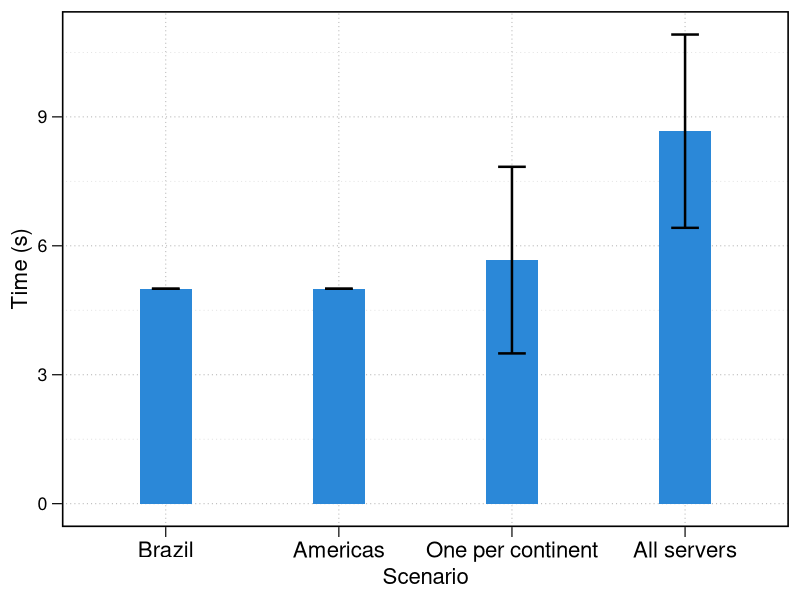
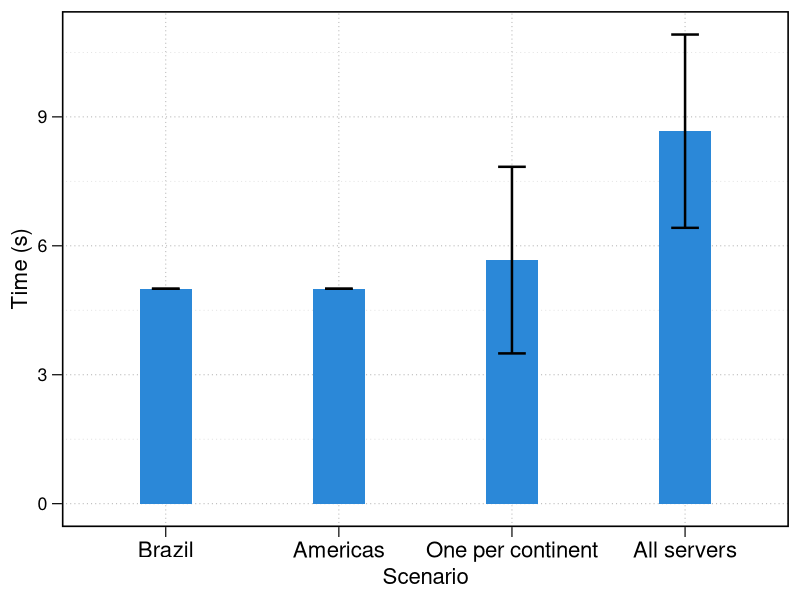

Reproduce these figures in R, in order.
############################################################
# T_closure – Multi-Domain Trust Closure Time
# Adapted to the provided style template (green bars)
############################################################

# ============================
# 1. DATA VECTORS (seconds)
# ============================

brazil <- rep(5, 30)

americas <- rep(5, 30)

one_per_continent <- c(
  15, 10, 10,
  rep(5, 27)
)

all_servers <- c(
  10,10,10,10,10,10,10,10,10,10,
  5,10,5,10,10,10,10,5,10,5,
  10,10,10,5,10,10,5,5,10,5
)

# ============================
# 2. STATISTICS FUNCTION
# ============================

stats <- function(v) {
  c(
    mean = mean(v),
    sd = sd(v),
    median = median(v),
    min = min(v),
    max = max(v),
    n = length(v)
  )
}

# ============================
# 3. COMPUTE STATISTICS
# ============================

df_stats <- data.frame(
  group = c("Brazil", "Americas", "One per continent", "All servers"),
  rbind(
    stats(brazil),
    stats(americas),
    stats(one_per_continent),
    stats(all_servers)
  )
)

# ============================
# 4. PREPARE DATA FOR PLOT
# ============================

library(ggplot2)

df_stats$group <- factor(
  df_stats$group,
  levels = c("Brazil", "Americas", "One per continent", "All servers"),
  labels = c("Brazil", "Americas", "One per continent", "All servers")
)

# ============================
# 5. CREATE PLOT (Y AXIS IN SECONDS)
# ============================

p <- ggplot(df_stats, aes(x = group, y = mean)) +
  geom_col(
    width = 0.3,
    fill = "#2b88d8"
  ) +
  geom_errorbar(
    aes(
      ymin = mean - sd,
      ymax = mean + sd
    ),
    width = 0.16,
    linewidth = 0.85,
    color = "black"
  ) +
  labs(
    x = "Scenario",
    y = "Time (s)"
  ) +
  theme_bw(base_size = 16) +
  theme(
    panel.grid.major = element_line(
      linetype = "dotted",
      linewidth = 0.35,
      color = "grey70"
    ),
    panel.grid.minor = element_line(
      linetype = "dotted",
      linewidth = 0.25,
      color = "grey85"
    ),
    axis.title = element_text(face = "plain"),
    axis.text = element_text(color = "black"),
    axis.text.x = element_text(size = 16, color = "black"),
    axis.ticks = element_line(color = "black", linewidth = 0.4),
    axis.ticks.length = unit(2.5, "mm"),
    panel.border = element_rect(
      color = "black",
      linewidth = 1.1
    ),
    legend.position = "none"
  )

print(p)

# ============================
# 6. SAVE PLOT AS PDF
# ============================

ggsave(
  filename = "t_closure_comparison_seconds.pdf",
  plot = p,
  device = cairo_pdf,
  width = 8,
  height = 5,
  dpi = 300
)

############################################################
# End of file
############################################################
